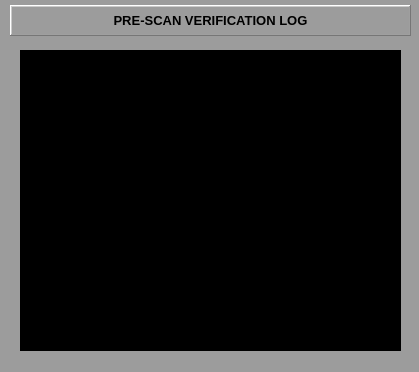
<?xml version="1.0" encoding="UTF-8"?>
<ui version="4.0">
 <class>MainWindow</class>
 <widget class="QMainWindow" name="MainWindow">
  <property name="geometry">
   <rect>
    <x>0</x>
    <y>0</y>
    <width>419</width>
    <height>372</height>
   </rect>
  </property>
  <property name="styleSheet">
   <string notr="true">

QWidget#centralWidget {background-color: rgb(156, 156, 156);}


</string>
  </property>
  <widget class="QWidget" name="centralWidget">
   <widget class="caLabel" name="calabel">
    <property name="geometry">
     <rect>
      <x>10</x>
      <y>5</y>
      <width>401</width>
      <height>31</height>
     </rect>
    </property>
    <property name="font">
     <font>
      <pointsize>10</pointsize>
      <weight>75</weight>
      <bold>true</bold>
     </font>
    </property>
    <property name="frameShape">
     <enum>QFrame::WinPanel</enum>
    </property>
    <property name="frameShadow">
     <enum>QFrame::Raised</enum>
    </property>
    <property name="lineWidth">
     <number>1</number>
    </property>
    <property name="midLineWidth">
     <number>1</number>
    </property>
    <property name="text">
     <string>PRE-SCAN VERIFICATION LOG</string>
    </property>
    <property name="alignment">
     <set>Qt::AlignCenter</set>
    </property>
    <property name="foreground">
     <color>
      <red>0</red>
      <green>0</green>
      <blue>0</blue>
     </color>
    </property>
    <property name="background">
     <color>
      <red>169</red>
      <green>209</green>
      <blue>239</blue>
     </color>
    </property>
   </widget>
   <widget class="caGraphics" name="cagraphics_2">
    <property name="geometry">
     <rect>
      <x>10</x>
      <y>40</y>
      <width>401</width>
      <height>321</height>
     </rect>
    </property>
    <property name="foreground">
     <color>
      <red>105</red>
      <green>105</green>
      <blue>105</blue>
     </color>
    </property>
    <property name="fillstyle" stdset="0">
     <enum>caGraphics::Filled</enum>
    </property>
    <property name="lineSize">
     <number>2</number>
    </property>
    <property name="lineColor">
     <color>
      <red>0</red>
      <green>0</green>
      <blue>0</blue>
     </color>
    </property>
    <property name="form">
     <enum>caGraphics::Rectangle</enum>
    </property>
   </widget>
   <widget class="caTextEntry" name="catextentry">
    <property name="geometry">
     <rect>
      <x>110</x>
      <y>50</y>
      <width>241</width>
      <height>31</height>
     </rect>
    </property>
    <property name="alignment">
     <set>Qt::AlignLeading|Qt::AlignLeft|Qt::AlignTop</set>
    </property>
    <property name="channel" stdset="0">
     <string notr="true">$(P)MESSAGE</string>
    </property>
    <property name="foreground">
     <color>
      <red>0</red>
      <green>255</green>
      <blue>0</blue>
     </color>
    </property>
    <property name="background">
     <color>
      <red>0</red>
      <green>0</green>
      <blue>0</blue>
     </color>
    </property>
    <property name="colorMode">
     <enum>caLineEdit::Static</enum>
    </property>
    <property name="elevation">
     <enum>caTextEntry::as_is</enum>
    </property>
   </widget>
   <widget class="QTextBrowser" name="textBrowser">
    <property name="geometry">
     <rect>
      <x>20</x>
      <y>50</y>
      <width>381</width>
      <height>301</height>
     </rect>
    </property>
    <property name="font">
     <font>
      <pointsize>11</pointsize>
     </font>
    </property>
    <property name="styleSheet">
     <string notr="true">background-color: rgb(0, 0, 0);
color: rgb(0, 255, 0);</string>
    </property>
    <property name="frameShape">
     <enum>QFrame::Box</enum>
    </property>
    <property name="frameShadow">
     <enum>QFrame::Raised</enum>
    </property>
    <property name="lineWidth">
     <number>3</number>
    </property>
    <property name="verticalScrollBarPolicy">
     <enum>Qt::ScrollBarAsNeeded</enum>
    </property>
    <property name="horizontalScrollBarPolicy">
     <enum>Qt::ScrollBarAsNeeded</enum>
    </property>
    <property name="sizeAdjustPolicy">
     <enum>QAbstractScrollArea::AdjustToContents</enum>
    </property>
    <property name="lineWrapColumnOrWidth">
     <number>0</number>
    </property>
    <property name="readOnly">
     <bool>true</bool>
    </property>
    <property name="tabStopWidth">
     <number>100</number>
    </property>
   </widget>
   <zorder>cagraphics_2</zorder>
   <zorder>calabel</zorder>
   <zorder>catextentry</zorder>
   <zorder>textBrowser</zorder>
  </widget>
 </widget>
 <customwidgets>
  <customwidget>
   <class>caTextEntry</class>
   <extends>caLineEdit</extends>
   <header>caTextEntry</header>
  </customwidget>
  <customwidget>
   <class>caLabel</class>
   <extends>QLabel</extends>
   <header>caLabel</header>
  </customwidget>
  <customwidget>
   <class>caGraphics</class>
   <extends>QWidget</extends>
   <header>caGraphics</header>
  </customwidget>
  <customwidget>
   <class>caLineEdit</class>
   <extends>QLineEdit</extends>
   <header>caLineEdit</header>
  </customwidget>
 </customwidgets>
 <resources/>
 <connections>
  <connection>
   <sender>catextentry</sender>
   <signal>textChanged(QString)</signal>
   <receiver>textBrowser</receiver>
   <slot>append(QString)</slot>
   <hints>
    <hint type="sourcelabel">
     <x>624</x>
     <y>192</y>
    </hint>
    <hint type="destinationlabel">
     <x>556</x>
     <y>311</y>
    </hint>
   </hints>
  </connection>
  <connection>
   <sender>catextentry</sender>
   <signal>TextEntryChanged(QString)</signal>
   <receiver>textBrowser</receiver>
   <slot>append(QString)</slot>
   <hints>
    <hint type="sourcelabel">
     <x>730</x>
     <y>188</y>
    </hint>
    <hint type="destinationlabel">
     <x>732</x>
     <y>285</y>
    </hint>
   </hints>
  </connection>
 </connections>
</ui>
